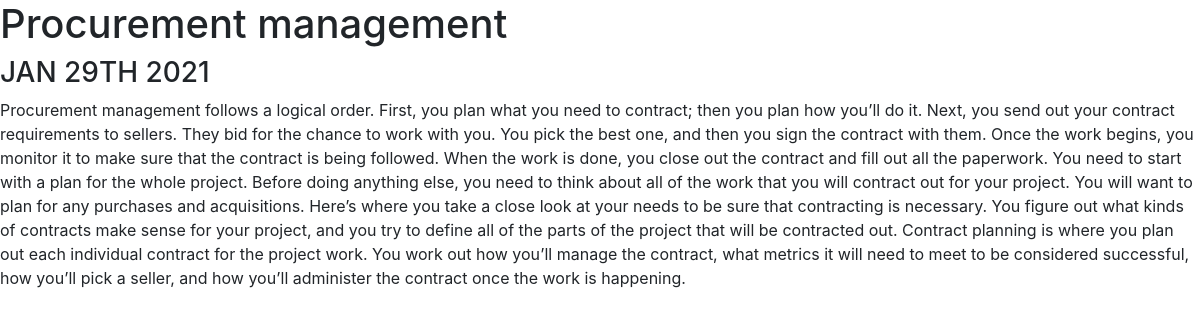
Page /blog/2 on the committed database.
### blog/models.py (models this page shows, shortened)
class Blog(models.Model):
    blogtitle = models.CharField(max_length=100)
    blogdate = models.DateField()
    blogmain = models.TextField()

### blog/views.py (the view)
# urls.py: path('<int:blog_id>', views.detail, name='detail'),
def detail(request, blog_id):
    slectedblog = get_object_or_404(Blog, pk=blog_id)
    blogs = Blog.objects.all()
    return render(request, 'blog/detail.html', {'slectedblog': slectedblog})

### blog/templates/blog/detail.html
{% extends "portfolio/base.html"%}
{% block content%}
<h1>{{slectedblog.blogtitle}}</h1>
<h3>{{slectedblog.blogdate|date:"M dS Y"|upper}}</h3>
<p>{{slectedblog.blogmain}}</p>
{% endblock %}

### rows in the picture
Blog: blogtitle "Procurement management", blogdate "JAN 29TH 2021", blogmain "Procurement management follows a logical order. First, you plan what you need to contract; then you plan how you’ll do it. Next, you send out your contract requirements to sellers. They bid for the chance to work with you. You pick the best one, and then you sign the contract with them. Once the work begins, you monitor it to make sure that the contract is being followed. When the work is done, you close out the contract and fill out all the paperwork. You need to start with a plan for the whole project. Before doing anything else, you need to think about all of the work that you will contract out for your project. You will want to plan for any purchases and acquisitions. Here’s where you…"
